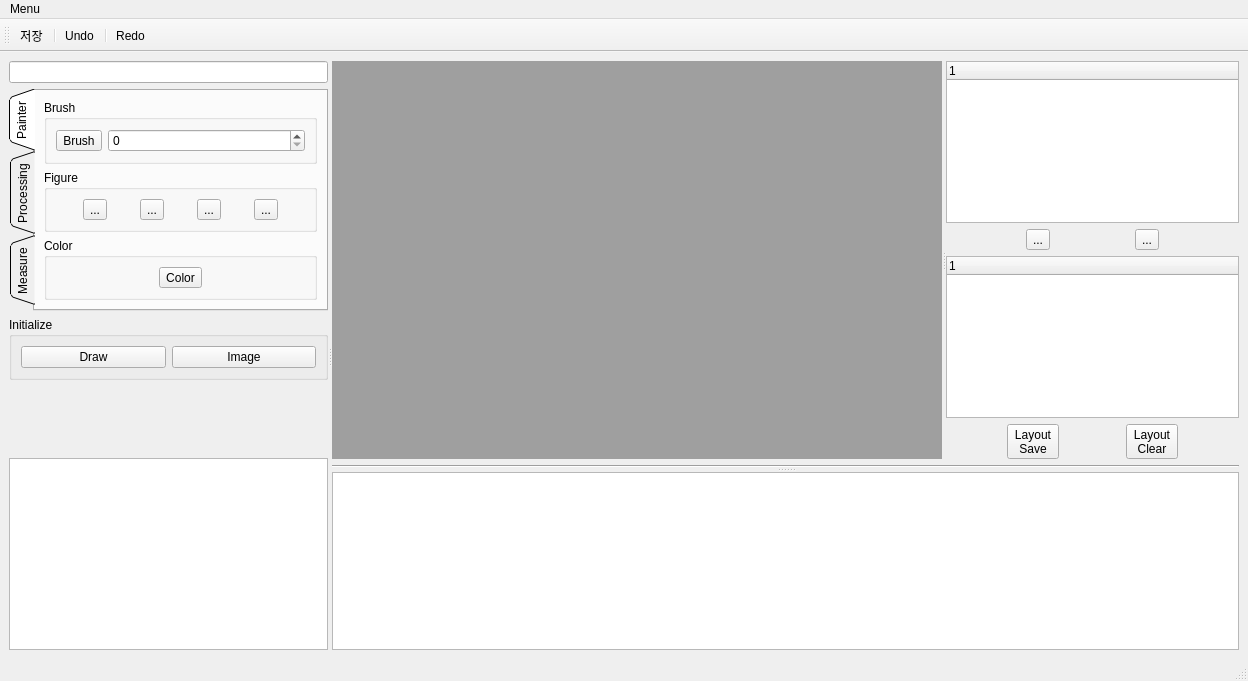
<?xml version="1.0" encoding="UTF-8"?>
<ui version="4.0">
 <class>MainWindow</class>
 <widget class="QMainWindow" name="MainWindow">
  <property name="geometry">
   <rect>
    <x>0</x>
    <y>0</y>
    <width>1248</width>
    <height>681</height>
   </rect>
  </property>
  <property name="windowTitle">
   <string>MainWindow</string>
  </property>
  <widget class="QWidget" name="centralwidget">
   <layout class="QGridLayout" name="gridLayout">
    <item row="0" column="0">
     <widget class="QSplitter" name="splitter3">
      <property name="orientation">
       <enum>Qt::Horizontal</enum>
      </property>
      <widget class="QWidget" name="layoutWidget">
       <layout class="QVBoxLayout" name="verticalLayout_5">
        <item>
         <widget class="QLineEdit" name="lineEdit"/>
        </item>
        <item>
         <widget class="QTabWidget" name="tabWidget">
          <property name="tabPosition">
           <enum>QTabWidget::West</enum>
          </property>
          <property name="tabShape">
           <enum>QTabWidget::Triangular</enum>
          </property>
          <property name="currentIndex">
           <number>0</number>
          </property>
          <widget class="QWidget" name="tab_3">
           <attribute name="title">
            <string>Painter</string>
           </attribute>
           <layout class="QVBoxLayout" name="verticalLayout">
            <item>
             <widget class="QGroupBox" name="brushGroupBox">
              <property name="title">
               <string>Brush</string>
              </property>
              <layout class="QHBoxLayout" name="horizontalLayout_6">
               <item>
                <widget class="QToolButton" name="brushToolButton">
                 <property name="text">
                  <string>Brush</string>
                 </property>
                 <property name="icon">
                  <iconset resource="Image.qrc">
                   <normaloff>:/Image/draw2.png</normaloff>:/Image/draw2.png</iconset>
                 </property>
                </widget>
               </item>
               <item>
                <widget class="QSpinBox" name="spinBox"/>
               </item>
              </layout>
             </widget>
            </item>
            <item>
             <widget class="QGroupBox" name="figureGroupBox">
              <property name="title">
               <string>Figure</string>
              </property>
              <layout class="QHBoxLayout" name="horizontalLayout_3">
               <item>
                <widget class="QToolButton" name="circleToolButton">
                 <property name="minimumSize">
                  <size>
                   <width>0</width>
                   <height>0</height>
                  </size>
                 </property>
                 <property name="text">
                  <string>...</string>
                 </property>
                 <property name="icon">
                  <iconset resource="Image.qrc">
                   <normaloff>:/Image/circle2.png</normaloff>:/Image/circle2.png</iconset>
                 </property>
                 <property name="iconSize">
                  <size>
                   <width>30</width>
                   <height>30</height>
                  </size>
                 </property>
                </widget>
               </item>
               <item>
                <widget class="QToolButton" name="triangleToolButton">
                 <property name="minimumSize">
                  <size>
                   <width>0</width>
                   <height>0</height>
                  </size>
                 </property>
                 <property name="text">
                  <string>...</string>
                 </property>
                 <property name="icon">
                  <iconset resource="Image.qrc">
                   <normaloff>:/Image/triangle2.png</normaloff>:/Image/triangle2.png</iconset>
                 </property>
                 <property name="iconSize">
                  <size>
                   <width>30</width>
                   <height>30</height>
                  </size>
                 </property>
                </widget>
               </item>
               <item>
                <widget class="QToolButton" name="rectangleToolButton">
                 <property name="minimumSize">
                  <size>
                   <width>0</width>
                   <height>0</height>
                  </size>
                 </property>
                 <property name="text">
                  <string>...</string>
                 </property>
                 <property name="icon">
                  <iconset resource="Image.qrc">
                   <normaloff>:/Image/rectangle2.png</normaloff>:/Image/rectangle2.png</iconset>
                 </property>
                 <property name="iconSize">
                  <size>
                   <width>30</width>
                   <height>30</height>
                  </size>
                 </property>
                </widget>
               </item>
               <item>
                <widget class="QToolButton" name="arrowToolButton">
                 <property name="minimumSize">
                  <size>
                   <width>0</width>
                   <height>0</height>
                  </size>
                 </property>
                 <property name="text">
                  <string>...</string>
                 </property>
                 <property name="icon">
                  <iconset resource="Image.qrc">
                   <normaloff>:/Image/arrow3.png</normaloff>:/Image/arrow3.png</iconset>
                 </property>
                 <property name="iconSize">
                  <size>
                   <width>30</width>
                   <height>30</height>
                  </size>
                 </property>
                </widget>
               </item>
              </layout>
             </widget>
            </item>
            <item>
             <widget class="QGroupBox" name="colorGroupBox">
              <property name="title">
               <string>Color</string>
              </property>
              <layout class="QHBoxLayout" name="horizontalLayout_4">
               <item>
                <widget class="QToolButton" name="colorToolButton">
                 <property name="layoutDirection">
                  <enum>Qt::LeftToRight</enum>
                 </property>
                 <property name="text">
                  <string>Color</string>
                 </property>
                 <property name="icon">
                  <iconset resource="Image.qrc">
                   <normaloff>:/Image/color.png</normaloff>:/Image/color.png</iconset>
                 </property>
                 <property name="iconSize">
                  <size>
                   <width>150</width>
                   <height>15</height>
                  </size>
                 </property>
                </widget>
               </item>
              </layout>
             </widget>
            </item>
           </layout>
          </widget>
          <widget class="QWidget" name="tab_4">
           <attribute name="title">
            <string>Processing</string>
           </attribute>
           <layout class="QVBoxLayout" name="verticalLayout_4">
            <item>
             <widget class="QGroupBox" name="imageGroupBox">
              <property name="title">
               <string>Image</string>
              </property>
              <layout class="QVBoxLayout" name="verticalLayout_3">
               <item>
                <layout class="QHBoxLayout" name="horizontalLayout_7">
                 <item>
                  <widget class="QToolButton" name="brightToolButton">
                   <property name="text">
                    <string>...</string>
                   </property>
                   <property name="icon">
                    <iconset resource="Image.qrc">
                     <normaloff>:/Image/bright.png</normaloff>:/Image/bright.png</iconset>
                   </property>
                   <property name="iconSize">
                    <size>
                     <width>30</width>
                     <height>30</height>
                    </size>
                   </property>
                  </widget>
                 </item>
                 <item>
                  <widget class="QToolButton" name="brightnessToolButton">
                   <property name="text">
                    <string>...</string>
                   </property>
                   <property name="icon">
                    <iconset resource="Image.qrc">
                     <normaloff>:/Image/brightness.png</normaloff>:/Image/brightness.png</iconset>
                   </property>
                   <property name="iconSize">
                    <size>
                     <width>30</width>
                     <height>30</height>
                    </size>
                   </property>
                  </widget>
                 </item>
                 <item>
                  <widget class="QToolButton" name="sharpenToolButton">
                   <property name="text">
                    <string>...</string>
                   </property>
                   <property name="icon">
                    <iconset resource="Image.qrc">
                     <normaloff>:/Image/sharpen.png</normaloff>:/Image/sharpen.png</iconset>
                   </property>
                   <property name="iconSize">
                    <size>
                     <width>30</width>
                     <height>30</height>
                    </size>
                   </property>
                  </widget>
                 </item>
                </layout>
               </item>
               <item>
                <layout class="QHBoxLayout" name="horizontalLayout_9">
                 <item>
                  <widget class="QToolButton" name="contrastToolButton">
                   <property name="text">
                    <string>...</string>
                   </property>
                   <property name="icon">
                    <iconset resource="Image.qrc">
                     <normaloff>:/Image/Contrast.png</normaloff>:/Image/Contrast.png</iconset>
                   </property>
                   <property name="iconSize">
                    <size>
                     <width>30</width>
                     <height>30</height>
                    </size>
                   </property>
                  </widget>
                 </item>
                 <item>
                  <widget class="QToolButton" name="verticalFlipToolButton">
                   <property name="text">
                    <string>...</string>
                   </property>
                   <property name="icon">
                    <iconset resource="Image.qrc">
                     <normaloff>:/Image/vertical flip.png</normaloff>:/Image/vertical flip.png</iconset>
                   </property>
                   <property name="iconSize">
                    <size>
                     <width>30</width>
                     <height>30</height>
                    </size>
                   </property>
                  </widget>
                 </item>
                 <item>
                  <widget class="QToolButton" name="horizontalFlipToolButton">
                   <property name="text">
                    <string>...</string>
                   </property>
                   <property name="icon">
                    <iconset resource="Image.qrc">
                     <normaloff>:/Image/horizontal flip.png</normaloff>:/Image/horizontal flip.png</iconset>
                   </property>
                   <property name="iconSize">
                    <size>
                     <width>30</width>
                     <height>30</height>
                    </size>
                   </property>
                  </widget>
                 </item>
                </layout>
               </item>
               <item>
                <layout class="QHBoxLayout" name="horizontalLayout_10">
                 <item>
                  <widget class="QToolButton" name="zoomInToolButton">
                   <property name="text">
                    <string>...</string>
                   </property>
                   <property name="icon">
                    <iconset resource="Image.qrc">
                     <normaloff>:/Image/zoom.png</normaloff>:/Image/zoom.png</iconset>
                   </property>
                   <property name="iconSize">
                    <size>
                     <width>30</width>
                     <height>30</height>
                    </size>
                   </property>
                  </widget>
                 </item>
                 <item>
                  <widget class="QToolButton" name="zoomOutToolButton">
                   <property name="text">
                    <string>...</string>
                   </property>
                   <property name="icon">
                    <iconset resource="Image.qrc">
                     <normaloff>:/Image/zoomOut.png</normaloff>:/Image/zoomOut.png</iconset>
                   </property>
                   <property name="iconSize">
                    <size>
                     <width>30</width>
                     <height>30</height>
                    </size>
                   </property>
                  </widget>
                 </item>
                 <item>
                  <widget class="QToolButton" name="panningToolButton">
                   <property name="text">
                    <string>...</string>
                   </property>
                   <property name="icon">
                    <iconset resource="Image.qrc">
                     <normaloff>:/Image/panning.png</normaloff>:/Image/panning.png</iconset>
                   </property>
                   <property name="iconSize">
                    <size>
                     <width>30</width>
                     <height>30</height>
                    </size>
                   </property>
                  </widget>
                 </item>
                </layout>
               </item>
               <item>
                <layout class="QHBoxLayout" name="horizontalLayout_12">
                 <item>
                  <widget class="QToolButton" name="leftRotateToolButton">
                   <property name="text">
                    <string>...</string>
                   </property>
                   <property name="icon">
                    <iconset resource="Image.qrc">
                     <normaloff>:/Image/rotate_L.png</normaloff>:/Image/rotate_L.png</iconset>
                   </property>
                   <property name="iconSize">
                    <size>
                     <width>30</width>
                     <height>30</height>
                    </size>
                   </property>
                  </widget>
                 </item>
                 <item>
                  <widget class="QToolButton" name="rightRotateToolButton">
                   <property name="text">
                    <string>...</string>
                   </property>
                   <property name="icon">
                    <iconset resource="Image.qrc">
                     <normaloff>:/Image/rotate_R.png</normaloff>:/Image/rotate_R.png</iconset>
                   </property>
                   <property name="iconSize">
                    <size>
                     <width>30</width>
                     <height>30</height>
                    </size>
                   </property>
                  </widget>
                 </item>
                </layout>
               </item>
              </layout>
             </widget>
            </item>
           </layout>
          </widget>
          <widget class="QWidget" name="tab">
           <attribute name="title">
            <string>Measure</string>
           </attribute>
           <layout class="QVBoxLayout" name="verticalLayout_6">
            <item>
             <widget class="QGroupBox" name="measureGroupBox">
              <property name="title">
               <string>Measure</string>
              </property>
              <layout class="QHBoxLayout" name="horizontalLayout_5">
               <item>
                <widget class="QToolButton" name="rulerToolButton">
                 <property name="minimumSize">
                  <size>
                   <width>0</width>
                   <height>0</height>
                  </size>
                 </property>
                 <property name="text">
                  <string>...</string>
                 </property>
                 <property name="icon">
                  <iconset resource="Image.qrc">
                   <normaloff>:/Image/ruler.png</normaloff>:/Image/ruler.png</iconset>
                 </property>
                 <property name="iconSize">
                  <size>
                   <width>30</width>
                   <height>30</height>
                  </size>
                 </property>
                </widget>
               </item>
               <item>
                <widget class="QToolButton" name="measureToolButton">
                 <property name="minimumSize">
                  <size>
                   <width>0</width>
                   <height>0</height>
                  </size>
                 </property>
                 <property name="text">
                  <string>...</string>
                 </property>
                 <property name="icon">
                  <iconset resource="Image.qrc">
                   <normaloff>:/Image/measure.png</normaloff>:/Image/measure.png</iconset>
                 </property>
                 <property name="iconSize">
                  <size>
                   <width>30</width>
                   <height>30</height>
                  </size>
                 </property>
                </widget>
               </item>
               <item>
                <widget class="QToolButton" name="protractorToolButton">
                 <property name="minimumSize">
                  <size>
                   <width>0</width>
                   <height>0</height>
                  </size>
                 </property>
                 <property name="text">
                  <string>...</string>
                 </property>
                 <property name="icon">
                  <iconset resource="Image.qrc">
                   <normaloff>:/Image/progtractor.png</normaloff>:/Image/progtractor.png</iconset>
                 </property>
                 <property name="iconSize">
                  <size>
                   <width>30</width>
                   <height>30</height>
                  </size>
                 </property>
                </widget>
               </item>
              </layout>
             </widget>
            </item>
            <item>
             <widget class="QGroupBox" name="implantGroupBox">
              <property name="title">
               <string>Implant</string>
              </property>
              <layout class="QHBoxLayout" name="horizontalLayout_11">
               <item>
                <widget class="QToolButton" name="implantToolButton">
                 <property name="minimumSize">
                  <size>
                   <width>100</width>
                   <height>0</height>
                  </size>
                 </property>
                 <property name="sizeIncrement">
                  <size>
                   <width>0</width>
                   <height>0</height>
                  </size>
                 </property>
                 <property name="text">
                  <string>...</string>
                 </property>
                 <property name="icon">
                  <iconset resource="Image.qrc">
                   <normaloff>:/Image/implant.png</normaloff>:/Image/implant.png</iconset>
                 </property>
                 <property name="iconSize">
                  <size>
                   <width>30</width>
                   <height>30</height>
                  </size>
                 </property>
                </widget>
               </item>
               <item>
                <widget class="QToolButton" name="implantToolButton_2">
                 <property name="minimumSize">
                  <size>
                   <width>100</width>
                   <height>0</height>
                  </size>
                 </property>
                 <property name="sizeIncrement">
                  <size>
                   <width>0</width>
                   <height>0</height>
                  </size>
                 </property>
                 <property name="text">
                  <string>...</string>
                 </property>
                 <property name="icon">
                  <iconset resource="Image.qrc">
                   <normaloff>:/Image/implant.png</normaloff>:/Image/implant.png</iconset>
                 </property>
                 <property name="iconSize">
                  <size>
                   <width>30</width>
                   <height>30</height>
                  </size>
                 </property>
                </widget>
               </item>
              </layout>
             </widget>
            </item>
           </layout>
          </widget>
         </widget>
        </item>
        <item>
         <widget class="QGroupBox" name="groupBox_6">
          <property name="title">
           <string>Initialize</string>
          </property>
          <layout class="QHBoxLayout" name="horizontalLayout_8">
           <item>
            <widget class="QPushButton" name="drawPushButton">
             <property name="text">
              <string>Draw</string>
             </property>
            </widget>
           </item>
           <item>
            <widget class="QPushButton" name="imagePushButton">
             <property name="text">
              <string>Image</string>
             </property>
            </widget>
           </item>
          </layout>
         </widget>
        </item>
        <item>
         <spacer name="verticalSpacer_2">
          <property name="orientation">
           <enum>Qt::Vertical</enum>
          </property>
          <property name="sizeHint" stdset="0">
           <size>
            <width>20</width>
            <height>40</height>
           </size>
          </property>
         </spacer>
        </item>
        <item>
         <widget class="QTableView" name="patientTableView">
          <property name="alternatingRowColors">
           <bool>true</bool>
          </property>
          <property name="selectionBehavior">
           <enum>QAbstractItemView::SelectRows</enum>
          </property>
          <attribute name="verticalHeaderDefaultSectionSize">
           <number>15</number>
          </attribute>
         </widget>
        </item>
       </layout>
      </widget>
      <widget class="QSplitter" name="splitter2">
       <property name="orientation">
        <enum>Qt::Vertical</enum>
       </property>
       <widget class="QWidget" name="layoutWidget">
        <layout class="QVBoxLayout" name="verticalLayout_14">
         <item>
          <widget class="QSplitter" name="splitter">
           <property name="orientation">
            <enum>Qt::Horizontal</enum>
           </property>
           <widget class="QMdiArea" name="mdiArea">
            <property name="viewMode">
             <enum>QMdiArea::TabbedView</enum>
            </property>
           </widget>
           <widget class="QWidget" name="layoutWidget">
            <layout class="QVBoxLayout" name="verticalLayout_2">
             <item>
              <widget class="QTreeWidget" name="treeWidget">
               <column>
                <property name="text">
                 <string notr="true">1</string>
                </property>
               </column>
              </widget>
             </item>
             <item>
              <layout class="QHBoxLayout" name="horizontalLayout">
               <item>
                <spacer name="horizontalSpacer_3">
                 <property name="orientation">
                  <enum>Qt::Horizontal</enum>
                 </property>
                 <property name="sizeHint" stdset="0">
                  <size>
                   <width>18</width>
                   <height>20</height>
                  </size>
                 </property>
                </spacer>
               </item>
               <item>
                <widget class="QToolButton" name="toolButton">
                 <property name="text">
                  <string>...</string>
                 </property>
                </widget>
               </item>
               <item>
                <spacer name="horizontalSpacer">
                 <property name="orientation">
                  <enum>Qt::Horizontal</enum>
                 </property>
                 <property name="sizeHint" stdset="0">
                  <size>
                   <width>18</width>
                   <height>20</height>
                  </size>
                 </property>
                </spacer>
               </item>
               <item>
                <widget class="QToolButton" name="toolButton_2">
                 <property name="text">
                  <string>...</string>
                 </property>
                </widget>
               </item>
               <item>
                <spacer name="horizontalSpacer_2">
                 <property name="orientation">
                  <enum>Qt::Horizontal</enum>
                 </property>
                 <property name="sizeHint" stdset="0">
                  <size>
                   <width>18</width>
                   <height>20</height>
                  </size>
                 </property>
                </spacer>
               </item>
              </layout>
             </item>
             <item>
              <widget class="QTreeWidget" name="treeWidget_2">
               <column>
                <property name="text">
                 <string notr="true">1</string>
                </property>
               </column>
              </widget>
             </item>
             <item>
              <layout class="QHBoxLayout" name="horizontalLayout_2">
               <item>
                <spacer name="horizontalSpacer_4">
                 <property name="orientation">
                  <enum>Qt::Horizontal</enum>
                 </property>
                 <property name="sizeHint" stdset="0">
                  <size>
                   <width>18</width>
                   <height>20</height>
                  </size>
                 </property>
                </spacer>
               </item>
               <item>
                <widget class="QToolButton" name="toolButton_3">
                 <property name="text">
                  <string>Layout
Save</string>
                 </property>
                </widget>
               </item>
               <item>
                <spacer name="horizontalSpacer_5">
                 <property name="orientation">
                  <enum>Qt::Horizontal</enum>
                 </property>
                 <property name="sizeHint" stdset="0">
                  <size>
                   <width>18</width>
                   <height>20</height>
                  </size>
                 </property>
                </spacer>
               </item>
               <item>
                <widget class="QToolButton" name="toolButton_4">
                 <property name="text">
                  <string>Layout
Clear</string>
                 </property>
                </widget>
               </item>
               <item>
                <spacer name="horizontalSpacer_6">
                 <property name="orientation">
                  <enum>Qt::Horizontal</enum>
                 </property>
                 <property name="sizeHint" stdset="0">
                  <size>
                   <width>18</width>
                   <height>20</height>
                  </size>
                 </property>
                </spacer>
               </item>
              </layout>
             </item>
            </layout>
           </widget>
          </widget>
         </item>
         <item>
          <widget class="Line" name="line">
           <property name="orientation">
            <enum>Qt::Horizontal</enum>
           </property>
          </widget>
         </item>
        </layout>
       </widget>
       <widget class="QWidget" name="layoutWidget">
        <layout class="QVBoxLayout" name="verticalLayout_15">
         <item>
          <spacer name="verticalSpacer">
           <property name="orientation">
            <enum>Qt::Vertical</enum>
           </property>
           <property name="sizeHint" stdset="0">
            <size>
             <width>20</width>
             <height>12</height>
            </size>
           </property>
          </spacer>
         </item>
         <item>
          <widget class="QListWidget" name="listWidget"/>
         </item>
        </layout>
       </widget>
      </widget>
     </widget>
    </item>
   </layout>
  </widget>
  <widget class="QMenuBar" name="menubar">
   <property name="geometry">
    <rect>
     <x>0</x>
     <y>0</y>
     <width>1248</width>
     <height>17</height>
    </rect>
   </property>
   <widget class="QMenu" name="menuMenu">
    <property name="title">
     <string>Menu</string>
    </property>
   </widget>
   <addaction name="menuMenu"/>
  </widget>
  <widget class="QStatusBar" name="statusbar"/>
  <widget class="QToolBar" name="toolBar">
   <property name="windowTitle">
    <string>toolBar</string>
   </property>
   <attribute name="toolBarArea">
    <enum>TopToolBarArea</enum>
   </attribute>
   <attribute name="toolBarBreak">
    <bool>false</bool>
   </attribute>
   <addaction name="actionSave"/>
   <addaction name="separator"/>
   <addaction name="actionUndo"/>
   <addaction name="separator"/>
   <addaction name="actionRedo"/>
  </widget>
  <action name="actionSave">
   <property name="text">
    <string>저장</string>
   </property>
  </action>
  <action name="actionRedo">
   <property name="text">
    <string>Redo</string>
   </property>
  </action>
  <action name="actionUndo">
   <property name="text">
    <string>Undo</string>
   </property>
  </action>
 </widget>
 <resources>
  <include location="Image.qrc"/>
 </resources>
 <connections/>
</ui>
